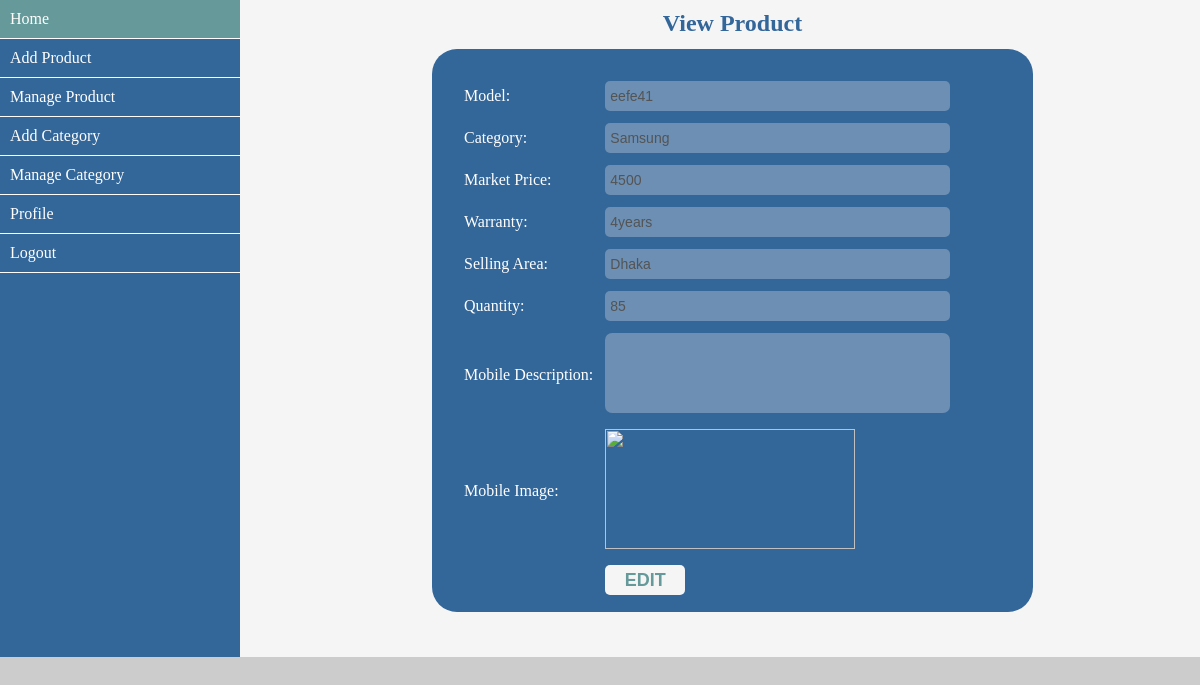
The app's page /admin/view_dealer_product.php?v=1 (signed in) with its own data.
### tables this page shows
CREATE TABLE `md_product` (
  `p_id` int(10) NOT NULL,
  `p_model` varchar(40) NOT NULL,
  `p_cat` varchar(40) NOT NULL,
  `p_price` int(10) NOT NULL,
  `p_warranty` varchar(20) NOT NULL,
  `p_area` varchar(100) NOT NULL,
  `p_quantity` int(10) NOT NULL,
  `p_desc` text NOT NULL,
  `p_image` varchar(100) NOT NULL,
  `user_id` int(10) NOT NULL
);

### admin/database.php (called while the page is built, shortened)
<?php
	$dbHost = "localhost";
	$dbUser = "root";
	$dbPass = "";
	$dbName = "db_md";
	$con = mysqli_connect($dbHost,$dbUser,$dbPass,$dbName);
	function selectData($query) {
		global $con;
		if ($con) {
			$result = mysqli_query($con,$query);
			if ($result) {
				return mysqli_fetch_assoc($result);
			} else {
				return false;
			}
		} else {
			echo "Database connection failed";
		}
	}
?>

### admin/view_dealer_product.php (the view)
<?php include_once('dealer_sidebar.php'); ?>
		<div class="content">
			<div class="form_title cen">
				<h2 style="margin-top: 10px;">View Product</h2>
			</div>
			<div class="product_form" style="margin-top: 12px;padding-bottom: 10px;">
				<table>
					<?php
						$id = $_GET['v'];
						$query = "SELECT * FROM md_product WHERE p_id='$id'";
						$result = selectData($query);
					?>
					<tr>
						<td>Model:</td>
						<td><input type="text" value="<?= $result['p_model']; ?>" disabled></td>
					</tr>
					<tr>
						<td>Category:</td>
						<td><input type="text" value="<?= $result['p_cat']; ?>" disabled></td>
					</tr>
					<tr>
						<td>Market Price:</td>
						<td><input type="text" value="<?= $result['p_price']; ?>" disabled></td>
					</tr>
					<tr>
						<td>Warranty:</td>
						<td><input type="text" value="<?= $result['p_warranty']; ?>" disabled></td>
					</tr>
					<tr>
						<td>Selling Area:</td>
						<td><input type="text" value="<?= $result['p_area']; ?>" disabled></td>
					</tr>
					<tr>
						<td>Quantity:</td>
						<td><input type="text" value="<?= $result['p_quantity']; ?>" disabled></td>
					</tr>
					<tr>
						<td>Mobile Description:</td>
						<td><textarea name="description" disabled style="resize: none;"><?= $result['p_desc']; ?></textarea></td>
					</tr>
					<tr>
						<td>Mobile Image:</td>
						<td><img src="<?= $result['p_image']; ?>" style="width: 250px; height: 120px;"></td>
					</tr>
					<tr>
						<td></td>
						<td class="btn"><a href="edit_dealer_product.php?e=<?= $result['p_id']; ?>"><input type="submit" value="EDIT"></a></td>
					</tr>
				</table>
			</div>
		</div>
	</div>
</body>
</html>

### admin/assets/css/style.css (style rules this page uses)
* { margin: 0px; padding: 0px; outline: 0; }
body { font-family: verdana; background-color: #ccc; }
a { text-decoration: none; }
.container .content { width: 80%; float: left; background-color: whitesmoke; height: 657px; }
.content .form_title { width: 60%; float: left; }
.form_title h2 { margin-top: 50px; padding-left: 25px; color: #336699; }
.content .product_form { width: 60%; margin-left: 20%; float: left; background-color: #336699; margin-top: 25px; padding-top: 25px; padding-bottom: 25px; padding-left: 25px; color: white; border-radius:25px; }
.product_form td { padding: 5px; }
.product_form input,select { width: 340px; height: 30px; font-size: 14px; border-radius: 5px; border: none; padding-left: 5px; }
.product_form textarea { width: 340px; height: 80px; font-size: 14px; border-radius: 7px; border: none; padding-left: 5px; }
.btn input { width: 80px; font-size: 18px; background-color: whitesmoke; color: #669999; cursor: pointer; padding: 2px; font-weight: bold; }
.content .cen { width: 100%; float: left; }
.cen h2 { text-align: center; }

### records on screen
md_product: p_model "eefe41", p_cat "Samsung", p_price "4500", p_warranty "4years", p_area "Dhaka", p_quantity "85"
